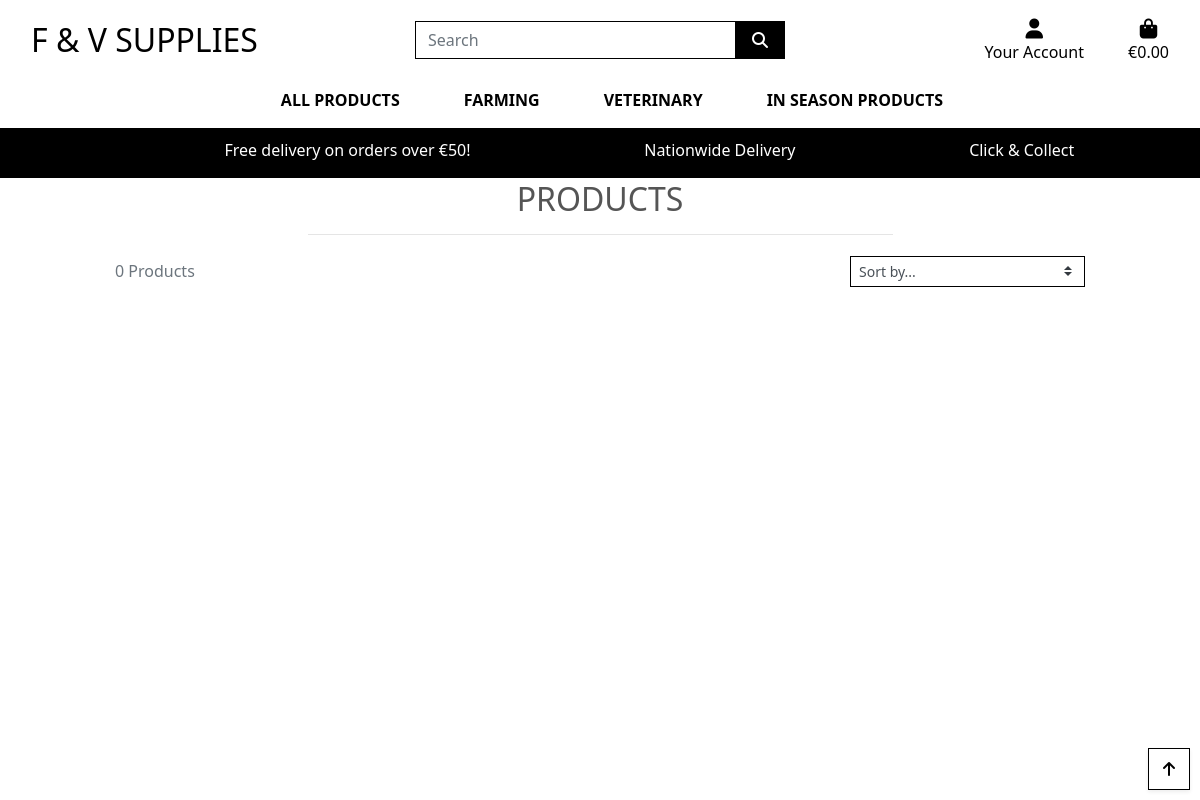
Before: /products/?category=farming_equipment with the older database file.
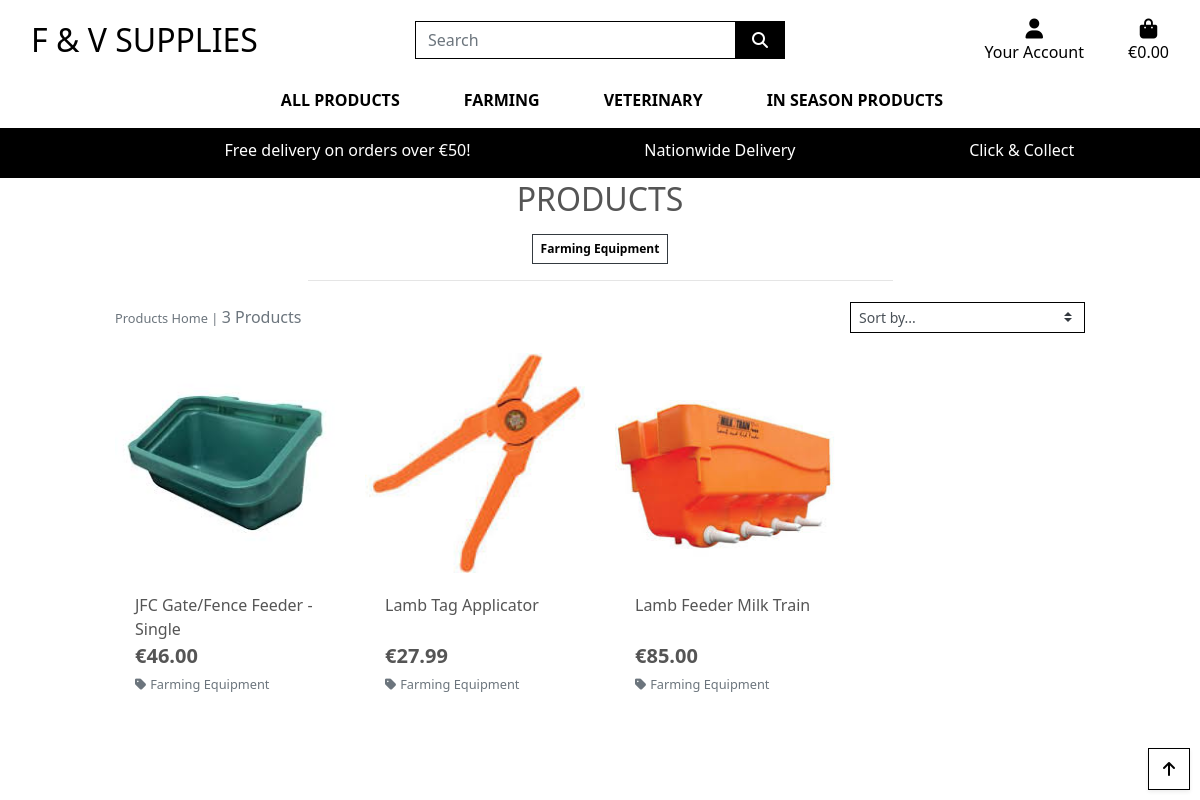
After: the same page with the newer database file.
### products/models.py (models this page shows, shortened)
class Category(models.Model):
    class Meta:
        verbose_name_plural = 'Categories'
    name = models.CharField(max_length=254)
    friendly_name = models.CharField(max_length=254, null=True, blank=True)

class Product(models.Model):
    category = models.ForeignKey('Category', null=True, blank=True, on_delete=models.SET_NULL)
    sku = models.CharField(max_length=254, null=True, blank=True)
    name = models.CharField(max_length=254)
    description = models.TextField()
    price = models.DecimalField(max_digits=6, decimal_places=2)
    rating = models.DecimalField(max_digits=6, decimal_places=2, null=True, blank=True)
    image_url = models.URLField(max_length=1024, null=True, blank=True)
    image = models.ImageField(null=True, blank=True)

### products/views.py (the view, shortened to what this page needs)
# urls.py: path('', views.all_products, name='products'),
def all_products(request):
    products = Product.objects.all()
    query = None
    categories = None
    sort = None
    direction = None
    if request.GET:
        if 'category' in request.GET:
            categories = request.GET['category'].split(',')
            products = products.filter(category__name__in=categories)
            categories = Category.objects.filter(name__in=categories)
    current_sorting = f'{sort}_{direction}'
    context = {
        'products': products,
        'search_term': query,
        'current_categories': categories,
        'current_sorting': current_sorting,
    }
    return render(request, 'products/products.html', context)

### bag/contexts.py (called while the page is built, shortened)
def bag_contents(request):
    bag_items = []
    total = 0
    product_count = 0
    bag = request.session.get('bag', {})
    if total < settings.FREE_DELIVERY_THRESHOLD:
        delivery = total * Decimal(settings.STANDARD_DELIVERY_PERCENTAGE / 100)
        free_delivery_delta = settings.FREE_DELIVERY_THRESHOLD - total
    else:
        delivery = 0
        free_delivery_delta = 0
    grand_total = delivery + total
    context = {
        'bag_items': bag_items,
        'total': total,
        'product_count': product_count,
        'delivery': delivery,
        'free_delivery_delta': free_delivery_delta,
        'free_delivery_threshold': settings.FREE_DELIVERY_THRESHOLD,
        'grand_total': grand_total,
    }
    return context

### products/templates/products/products.html (shortened to what this page needs)
<!doctype html>
{% extends "base.html" %}
{% load static %}
{% block page_header %}
    <div class="container header-container">
    </div>
{% endblock %}
{% block content %}
       <div class="overlay"></div>
    <div class="container-fluid">
        <div class="row">
            <div class="col text-center mt-3">
                <h2 class="logo-font">Products</h2>
                {% for c in current_categories %}
                    <a class="category-badge text-decoration-none" href="{% url 'products' %}?category={{ c.name }}">
                        <span class="p-2 mt-2 badge badge-white text-black rounded-0 border border-dark">{{ c.friendly_name }}</span>
                    </a>
                {% endfor %}
                <hr class="w-50 mb-1">
            </div>
        </div>
        <div class="row">
            <div class="product-container col-10 offset-1">
                <div class="row mt-1 mb-2">
                <div class="col-12 col-md-6 my-auto order-md-last d-flex justify-content-center justify-content-md-end">
                        <div class="sort-select-wrapper w-50">
                            <select id="sort-selector" class="custom-select custom-select-sm rounded-0 border border-{% if current_sorting != 'None_None' %}info{% else %}black{% endif %}">
                                <option value="reset" {% if current_sorting == 'None_None' %}selected{% endif %}>Sort by...</option>
                           </select>
              </div>
                    </div>
                    <div class="col-12 col-md-6 order-md-first">
                        <p class="text-muted mt-3 text-center text-md-left">
                            {% if search_term or current_categories or current_sorting != 'None_None' %}
                                <span class="small"><a href="{% url 'products' %}">Products Home</a> | </span>
                            {% endif %}
                            {{ products|length }} Products{% if search_term %} found for <strong>"{{ search_term }}"</strong>{% endif %}
                        </p>
                    </div>
                </div>
                <div class="row">
                    {% for product in products %}
                        <div class="col-sm-6 col-md-6 col-lg-4 col-xl-3">
                            <div class="card h-100 border-0">
                                {% if product.image %}
                                <a href="{% url 'product_detail' product.id %}">
                                    <img class="card-img-top img-fluid" src="{{ product.image.url }}" alt="{{ product.name }}">
                                </a>
                                {% else %}
                                <a href="{% url 'product_detail' product.id %}">
                                    <img class="card-img-top img-fluid" src="{{ MEDIA_URL }}noimage.png" alt="{{ product.name }}">
                                </a>
                                {% endif %}
                                <div class="card-body pb-0">
                                    <p class="mb-0">{{ product.name }}</p>
                                </div>
                                <div class="card-footer bg-white pt-0 border-0 text-left">
                                    <div class="row">
                                        <div class="col">
                                            <p class="lead mb-0 text-left font-weight-bold">€{{ product.price }}</p>
                                             {% if product.category %}
                    <p class="small mt-1 mb-0">
                        <a class="text-muted" href="{% url 'products' %}?category={{ product.category.name }}">
                            <i class="fas fa-tag mr-1"></i>{{ product.category.friendly_name }}
                        </a>
                    </p>
                    {% endif %}
                                        </div>
                                    </div>
                                </div>
                            </div>
                        </div>
                    {% endfor %}
                </div>
            </div>
        </div>
    </div>
     <div class="btt-button shadow-sm rounded-0 border border-black">
        <a class="btt-link d-flex h-100">
            <i class="fas fa-arrow-up text-black mx-auto my-auto"></i>
        </a>
    </div>
{% endblock %}

### templates/base.html (shortened to what this page needs)
<!doctype html>
{% load static %}
<html lang="en">
  <head>
    {% block corecss %}
        <link rel="stylesheet" href="https://stackpath.bootstrapcdn.com/bootstrap/4.4.1/css/bootstrap.min.css">
        <link rel="stylesheet" href="{% static 'css/base.css' %}">
    {% endblock %}
  </head>
  <body>
  <header class="container-fluid fixed-top">
    <div id="topnav" class="row bg-white pt-lg-2 d-none d-lg-flex">
        <div class="col-12 col-lg-4 my-auto py-1 py-lg-0 text-center text-lg-left">
            <a href="{% url 'home' %}" class="nav-link main-logo-link"><h2 class="logo-font text-black my-0">F & V Supplies</h2></a>
        </div>
        <div class="col-12 col-lg-4 my-auto py-1 py-lg-0 text-center text-lg-left">
            <form method="GET" action="{% url 'products' %}">
                <div class="input-group w-100">
                    <input class="form-control border border-black rounded-0" type="text" name="q" placeholder="Search">
                    <div class="input-group-append">
                        <button class="form-control btn btn-black border border-black rounded-0" type="submit">
                            <span class="icon">
                                <i class="fas fa-search"></i>
                            </span>
                        </button>
                    </div>
                </div>
            </form>
        </div>
        <div class="col-12 col-lg-4 my-auto py-1 py-lg-0 text-center text-lg-left">
            <ul class="list-inline list-unstyled text-center text-lg-right my-0">
                <li class="list-inline-item dropdown">
                    <a class="text-black nav-link" href="#" id="user-options" data-toggle="dropdown" aria-haspopup="true" aria-expanded="false">
                            <div class="text-center">
                                <div><i class="fas fa-user fa-lg"></i></div>
                                <p class="my-0">Your Account</p>
                            </div>
                        </a>
                </li>
                <li class="list-inline-item">
                        <a class="{% if grand_total %}text-info font-weight-bold{% else %}text-black{% endif %} nav-link" href="{% url 'view_bag' %}">
                            <div class="text-center">
                                <div><i class="fas fa-shopping-bag fa-lg"></i></div>
                                <p class="my-0">
                                    {% if grand_total %}
                                        €{{ grand_total|floatformat:2 }}
                                    {% else %}
                                        €0.00
                                    {% endif %}
                               </p>
                            </div>
                        </a>
                    </li>
                </ul>
            </div>
        </div>
        <div class="row bg-white">
            <nav class="navbar navbar-expand-lg navbar-light w-100">
                {% include 'includes/mobile_top_header.html' %}
                {% include 'includes/main_nav.html' %}
            </nav>
        </div>
        <div id="delivery-banner" class="row text-left">
            <div class="col bg-black text-white" id="table">
            <ul class="info-items">
            <a href=""><li>Free delivery on orders over €{{ free_delivery_threshold }}!</li></a>
            <a href=""><li>Nationwide Delivery</li></a>
            <a href=""><li>Click & Collect</li></a>
           </ul>
            </div>
        </div>
  </header>
    {% block page_header %}
    {% endblock %}
    {% block content %}
    {% endblock %}
  </body>
</html>

### templates/includes/mobile_top_header.html (shortened to what this page needs)
<!doctype html>

### templates/includes/main_nav.html (shortened to what this page needs)
<!DOCTYPE html>
<div class="collapse navbar-collapse" id="main-nav">
    <ul class="navbar-nav w-auto mx-auto">
        <li class="nav-item dropdown">
            <a class="logo-font font-weight-bold nav-link text-black mr-5" href="#" id="all-products-link" data-toggle="dropdown" aria-haspopup="true" aria-expanded="false">
                All Products
            </a>
        </li>
        <li class="nav-item dropdown">
            <a class="logo-font font-weight-bold nav-link text-black mr-5" href="#" id="clothing-link" data-toggle="dropdown" aria-haspopup="true" aria-expanded="false">
                Farming
            </a>
        </li>
        <li class="nav-item dropdown">
            <a class="logo-font font-weight-bold nav-link text-black mr-5" href="#" id="homeware-link" data-toggle="dropdown" aria-haspopup="true" aria-expanded="false">
                Veterinary
            </a>
        </li>
        <li class="nav-item dropdown">
            <a class="logo-font font-weight-bold nav-link text-black"
            href="{% url 'products' %}?category=in_season_products" id="specials-link"  aria-haspopup="true" aria-expanded="false">
                In Season Products
            </a>
        </li>
    </ul>
</div>

### static/css/base.css (style rules this page uses)
html { height: 100%; }
body { background: url('/media/programmes-min.jpg') no-repeat center center fixed; background-size: cover; height: calc(100vh - 164px); color: #555; font-family:'Segoe UI', Tahoma, Geneva, Verdana, sans-serif ; }
.icon { align-items: center; display: inline-flex; justify-content: center; height: 1.5rem; width: 1.5rem; }
.logo-font { text-transform: uppercase; }
.main-logo-link { width: fit-content; }
.btn-black { background: black; color: white; }
.text-black { color: #000 !important; }
.border-black { border: 1px solid black !important; }
.bg-black { background: #000 !important; }
.overlay { height: 100%; width: 100%; top: 0; left: 0; position: fixed; background: white; z-index: -1; }
ul.info-items { min-width: 696px; list-style: none; padding-top: 10px; display: inline-block; align-items: center; width: 100%; }
ul.info-items li { display: inline-block; padding-left: 15%; }
#table { display: inline-block; margin: 0 auto; }
a { color: inherit; text-decoration: none; }
.btt-button { height: 42px; width: 42px; position: fixed; bottom: 10px; right: 10px; }
.btt-link { cursor: pointer; }
@media (min-width: 1200px) { .container { max-width: 70%; } }
@media (min-width: 992px) { .header-container { padding-top: 164px; } }

Changed rows visible on the page:
added Category: friendly_name "Farming Equipment"
now on this page (row edited): Product: image (picture), name "JFC Gate/Fence Feeder - Single", price "46.00", category.friendly_name "Farming Equipment"
now on this page (row edited): Product: image (picture), name "Lamb Tag Applicator", price "27.99", category.friendly_name "Farming Equipment"
added Product: image (picture), name "Lamb Feeder Milk Train", price "85.00", category.friendly_name "Farming Equipment"
Other visible differences:
{{ products|length }}: "0" → "3"
text now shown: "Products Home |"
